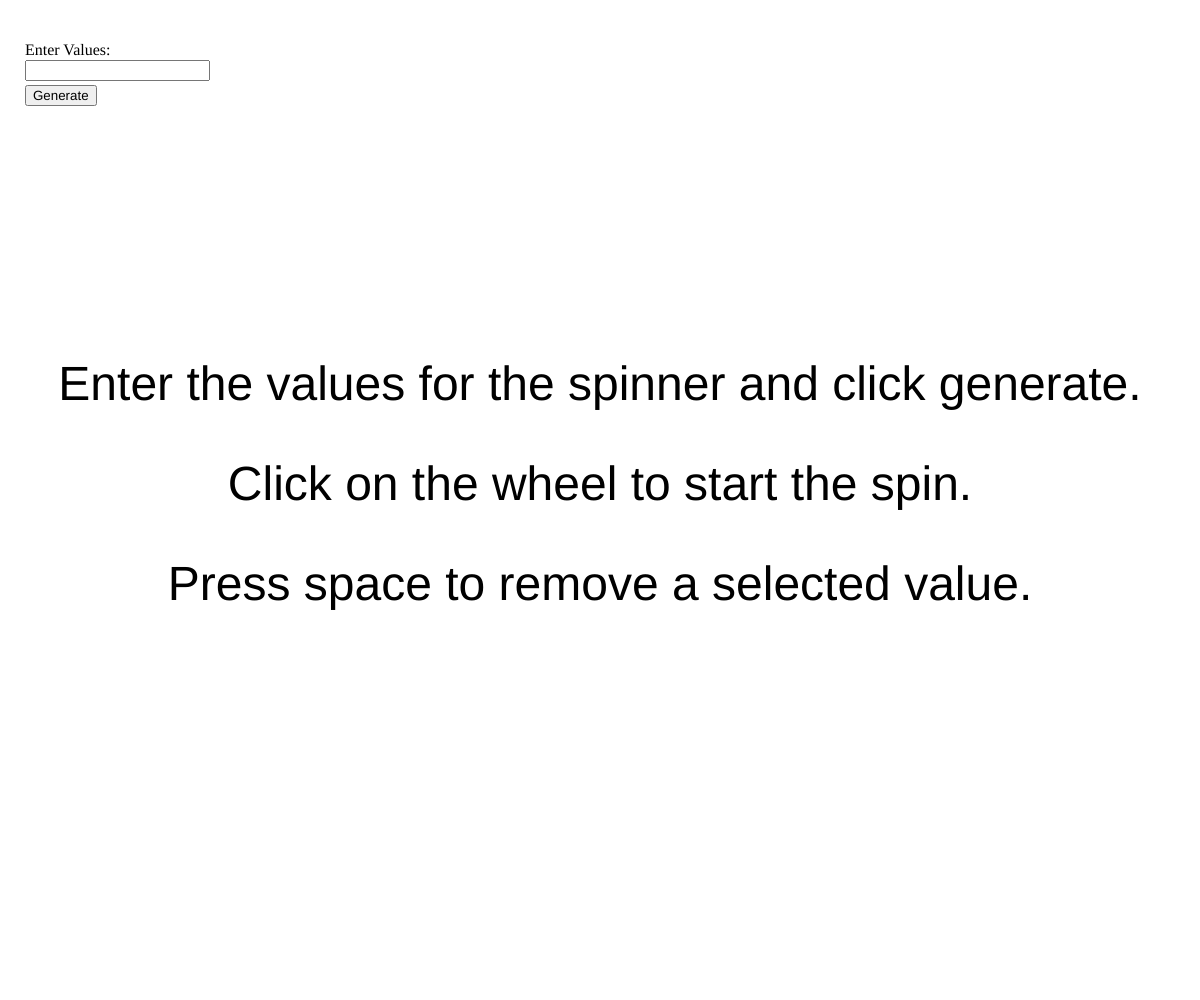
Frame 1 (no input)
Frame 60 (no input): identical to frame 1, image omitted
Frame 120 (the mouse pressed at the canvas centre since frame 60): identical to frame 1, image omitted

The p5.js sketch that drew this single still picture (run headless with seeded random() and noise() and a simulated clock; from frame 60 on, the mouse is pressed at the canvas centre):

// p5.js sketch
// ── sketch.js
var button;
var input;
var radius;
var label;
var names = [];
var isGenerated = false;
var spinnerAngle;
var spinnerSpeed = 0;
var selected = "";
var hasSpun = false;

function setup() {
  createCanvas(windowWidth, windowHeight);
  radius = height/2 - 20;

  label = createP('Enter Values:');
  label.position(25, 25);

  input = createInput('');
  input.position(25, 60);

  button = createButton('Generate');
  button.position(25, 85);
  button.mousePressed(generate);

  spinnerAngle = 0;

  noStroke();
  generate();
}

function draw() {
  if(isGenerated) {
    background(255);
    drawCircle();
    drawSpinner();
    fill(0);
  } else {
    background(255);
    textAlign(CENTER);
    textSize(48);
    text("Enter the values for the spinner and click generate.", width/2, height/2 - height/10);
    text("Click on the wheel to start the spin.", width/2, height/2);
    text("Press space to remove a selected value.", width/2, height/2 + height/10);
  }
}

function generate() {
  var n = input.value().split(",");
  for(var i = 0; i < n.length; i++) {
    if(n[i].charAt(0) == ' ')
      n[i] = n[i].slice(1);
    if(n[i].charAt(n[i].length-1) == ' ')
      n[i] = n[i].slice(0, -1);
  }
  if(n.length > 2) {
    if(n.length%2 == 1) {
      n.push("Spin Again");
    }
    names = n;
    isGenerated = true;
    drawCircle();
    drawSpinner();
  }
}

function drawCircle() {
  var num = names.length;
  ellipse(width/2, height/2, radius*2, radius*2);
  //Draw Segments
  for(var i = 0; i < num; i++) {
    if(i%2 == 0)
      fill(200, 0, 0);
    else
      fill(0, 0, 0);
    var rad1 = radians(360*i/num);
    var rad2 = radians(360*(i+1)/num);
    arc(width/2, height/2, radius*2, radius*2, rad1, rad2);
  }

  //Write Names
  textAlign(CENTER);
  textSize(32);
  for(var i = 0; i < num; i++) {
    var rad3 = radians((360*(i+1)/num + 360*i/num)/2 + 3);
    push();
    var transX = width/2 + (radius*2/3) * cos(rad3);
    var transY = height/2 + (radius*2/3) * sin(rad3);
    translate(transX, transY);
    rotate(rad3);
    if(i == selected && hasSpun)
      fill(0, 255, 0);
    else
      fill(255);
    text(names[i], 0,  0);
    pop();
  }
}

function drawSpinner() {
  push();
  fill(255, 255, 0);
  translate(width/2, height/2);
  rotate(radians(spinnerAngle));
  beginShape();
  vertex(-25, -15);
  vertex(-25, 15);
  vertex(200, 0);
  vertex(200, 0);
  endShape(CLOSE);
  fill(100);
  ellipse(0, 0, radius/25, radius/25);
  pop();
  var distance = sqrt(sq(mouseX - width/2) + sq(mouseY - height/2))
  if(mouseIsPressed && distance < radius) {
    if(isGenerated) {
      if(spinnerSpeed == 0) {
        hasSpun = true;
        selected = -1;
        spinnerSpeed = 20;
      }
    }
  } else {
    if(spinnerSpeed > 0)
      spinnerSpeed -= .1;
    else
      spinnerSpeed = 0;
  }
  spinnerAngle += spinnerSpeed;
  spinnerAngle = spinnerAngle%360
  if(spinnerSpeed == 0) {
    var num = names.length;
    var segmentSize = 360/num;
    var angle = spinnerAngle%360;
    var index = floor(angle/segmentSize);
    selected = index;
  }
}

function keyPressed() {
  if(key == ' ' && selected != -1 && names.length > 2) {
    names.splice(selected, 1);

    if(names[names.length-1] == "Spin Again") {
      names.splice(names.length-1, 1);
    } else {
      names.push("Spin Again");
    }

    selected = -1;
    hasSpun = false;
  }
}
